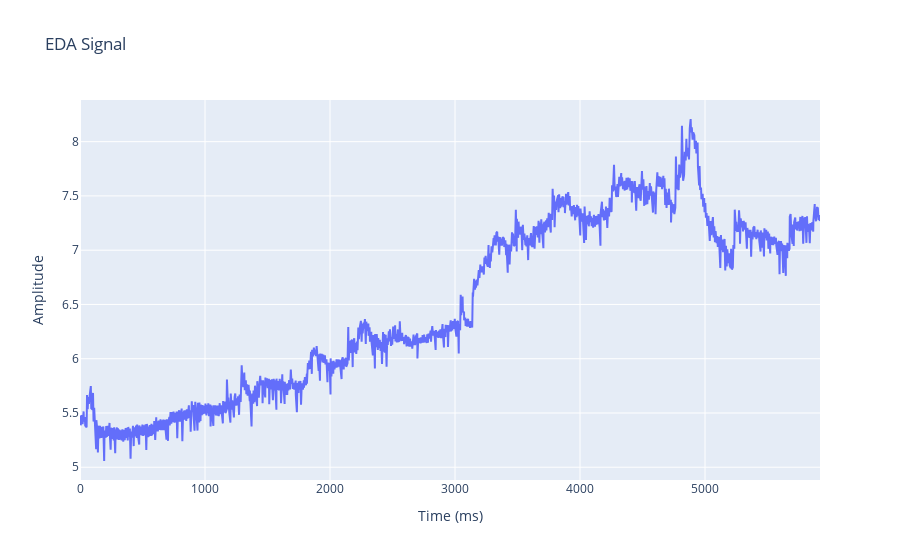

The code cell stored with this chart in its notebook:
### Code cell
biobss.plottools.create_signal_plot_plotly(data,ts,plot_title="EDA Signal",timestamp_resolution="ms",signal_name="EDA")

### Figure 1 — Plotly figure (JSON) as saved in the notebook; plotly's stock layout.template omitted (floating-point values rounded to 4 significant figures; data arrays with more than 128 entries replaced by an {"elided": "..."} marker saying what was removed)
{"data": [{"name": "<b style=\"color:sandybrown\">[R]</b> EDA <i style=\"color:#fc9944\">~6</i>", "type": "scatter", "uid": "5d9b4c53-56b2-46ba-86ad-cc90b44fc8a7", "x": {"elided": "1000 float values"}, "y": {"elided": "1000 float values"}}], "layout": {"title": {"text": "EDA Signal"}, "xaxis": {"autorange": true, "title": {"text": "Time (ms)"}}, "yaxis": {"autorange": true, "title": {"text": "Amplitude"}}}}
